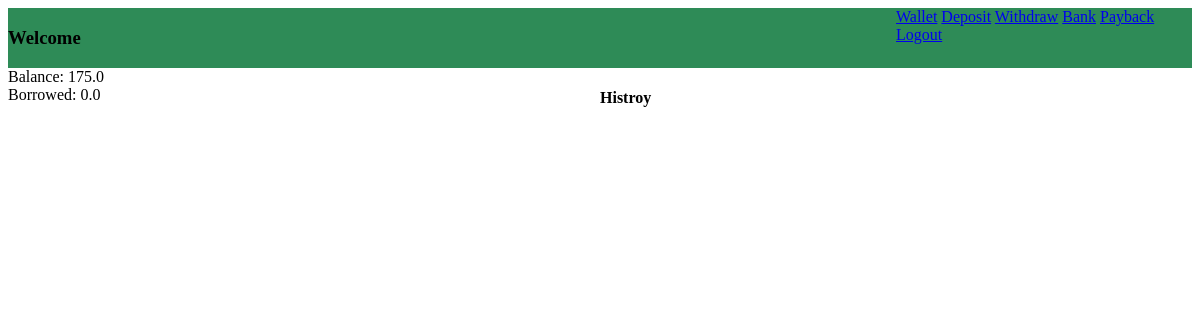
The app's page /wallet (signed in), older data.
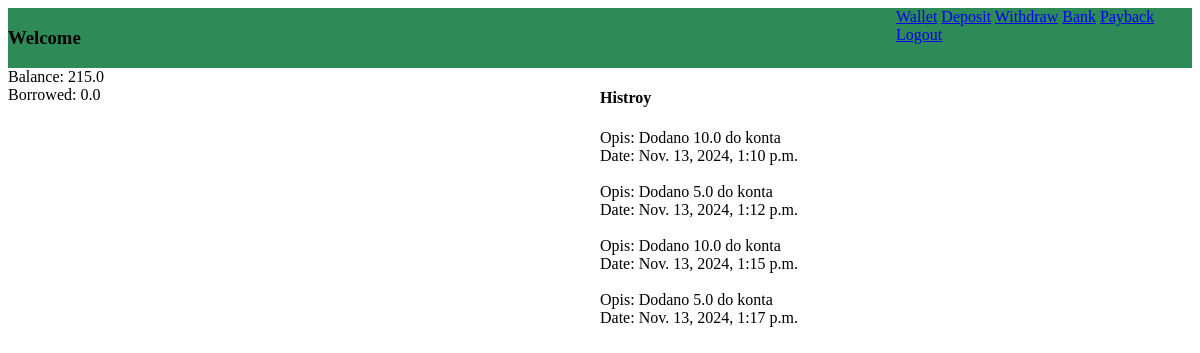
The same page, newer data.
### MainSItes/models.py (models this page shows)
class UsersAccount(models.Model):
    balance = models.FloatField(default=0)
    borrowed = models.FloatField(default=0)

class Histroy(models.Model):
    name = models.CharField(max_length=40)
    date = models.DateTimeField()

### MainSItes/views.py (the view)
# urls.py: path('wallet', views.wallet, name="wallet"),
@login_required(login_url="login")
def wallet(request):
    Model_Data = UsersAccount.objects.all()
    local_history = Histroy.objects.all()
    context = {
        'pk': request.user.pk,
        'variables': Model_Data,
        'history': local_history
    }
    return render(request, 'wallet.html', context)

### MainSItes/templates/wallet.html (shortened to what this page needs)
<!DOCTYPE html>
<html lang="pl">
<head>
    {% load static %}
    <link rel="stylesheet" href="../static/css/styles.css">
</head>
<body>
    <header id="walletHead">
        <div id="walletHeadL">
             <h3>Welcome</h3>
        </div>
        <div id="walletHeadR">
            <a href="{% url 'wallet' %}">Wallet</a>
            <a href="{% url 'deposit' pk=pk %}">Deposit</a>
            <a href="{% url 'withdraw' pk=pk %}">Withdraw</a>
            <a href="{% url 'bank' pk=pk %}">Bank</a>
            <a href="{% url 'payback' pk=pk %}">Payback</a>
            <a href="{% url 'logout' %}">Logout</a>
        </div>
    </header>
    <div id="leftWal">
        {% for var in variables %}
            Balance: {{ var.balance }} <br>
            Borrowed: {{ var.borrowed }}
        {% endfor %}
    </div>
    <div id="rightWal">
        <h4>Histroy</h4>
        {% for var in history %}
            Opis: {{ var.name }} <br>
            Date: {{ var.date }} <br> <br>
        {% endfor %}
    </div>
</body>
</html>

Row changes from the older to the newer data that the page shows:
changed UsersAccount: balance "175.0" → "215.0"
added Histroy: name "Dodano 10.0 do konta", date "Nov. 13, 2024, 1:10 p.m."
added Histroy: name "Dodano 5.0 do konta", date "Nov. 13, 2024, 1:12 p.m."
added Histroy: name "Dodano 10.0 do konta", date "Nov. 13, 2024, 1:15 p.m."
added Histroy: name "Dodano 5.0 do konta", date "Nov. 13, 2024, 1:17 p.m."
